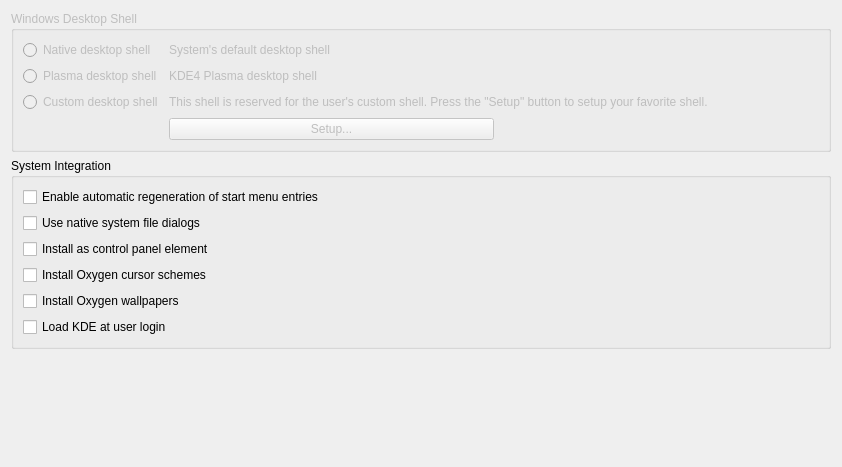
<?xml version="1.0" encoding="UTF-8"?>
<ui version="4.0">
 <class>PlatformThing</class>
 <widget class="QWidget" name="PlatformThing">
  <property name="geometry">
   <rect>
    <x>0</x>
    <y>0</y>
    <width>842</width>
    <height>467</height>
   </rect>
  </property>
  <property name="minimumSize">
   <size>
    <width>0</width>
    <height>0</height>
   </size>
  </property>
  <property name="windowTitle">
   <string>Platform Specific Configuration Module</string>
  </property>
  <layout class="QGridLayout" name="gridLayout">
   <item row="0" column="0">
    <widget class="QGroupBox" name="shellChooser">
     <property name="enabled">
      <bool>false</bool>
     </property>
     <property name="minimumSize">
      <size>
       <width>0</width>
       <height>0</height>
      </size>
     </property>
     <property name="title">
      <string comment="'Windows' means the OS">Windows Desktop Shell</string>
     </property>
     <layout class="QGridLayout" name="gridLayout_2">
      <item row="0" column="0">
       <widget class="QRadioButton" name="optNative">
        <property name="toolTip">
         <string extracomment="tooltip for option in switching Windows Desktop shells">Native Windows Explorer shell</string>
        </property>
        <property name="whatsThis">
         <string extracomment="whatsThis for option in switching Windows Desktop shells">This is the standard Windows Desktop shell. Choose this if you want to return your system to the default desktop.</string>
        </property>
        <property name="text">
         <string extracomment="radio button to choose Windows Desktop shell">Native desktop shell</string>
        </property>
       </widget>
      </item>
      <item row="0" column="1">
       <widget class="QLabel" name="descrNative">
        <property name="text">
         <string>System's default desktop shell</string>
        </property>
       </widget>
      </item>
      <item row="1" column="0">
       <widget class="QRadioButton" name="optPlasma">
        <property name="toolTip">
         <string extracomment="tooltip for option in switching Windows Desktop shells">Use the KDE desktop shell, as it is seen on Linux.</string>
        </property>
        <property name="whatsThis">
         <string extracomment="whatsThis for option in switching Windows Desktop shells">Choose this option if you would like to use the Plasma desktop shell for your Windows system.</string>
        </property>
        <property name="text">
         <string extracomment="radio button to choose Windows Desktop shell">Plasma desktop shell</string>
        </property>
       </widget>
      </item>
      <item row="1" column="1">
       <widget class="QLabel" name="descrPlasma">
        <property name="text">
         <string>KDE4 Plasma desktop shell</string>
        </property>
       </widget>
      </item>
      <item row="2" column="0">
       <widget class="QRadioButton" name="optCustom">
        <property name="toolTip">
         <string extracomment="tooltip for option in switching Windows Desktop shells">Your custom desktop shell</string>
        </property>
        <property name="whatsThis">
         <string extracomment="whatsThis for option in switching Windows Desktop shells">Choose this and press the &lt;i&gt;&quot;Setup...&quot;&lt;/i&gt; button to configure you custom desktop shell. Not recommended for the average user.</string>
        </property>
        <property name="text">
         <string extracomment="radio button to chose Windows Desktop shell">Custom desktop shell</string>
        </property>
       </widget>
      </item>
      <item row="2" column="1">
       <widget class="QLabel" name="descrCustom">
        <property name="text">
         <string>This shell is reserved for the user's custom shell. Press the &quot;Setup&quot; button to setup your favorite shell.</string>
        </property>
       </widget>
      </item>
      <item row="3" column="1">
       <layout class="QHBoxLayout" name="horizontalLayout">
        <item>
         <widget class="QPushButton" name="btnShellSetup">
          <property name="sizePolicy">
           <sizepolicy hsizetype="MinimumExpanding" vsizetype="Fixed">
            <horstretch>0</horstretch>
            <verstretch>0</verstretch>
           </sizepolicy>
          </property>
          <property name="toolTip">
           <string extracomment="tooltip for button to setup custom Desktop shell">Press to setup your custom desktop shell</string>
          </property>
          <property name="whatsThis">
           <string extracomment="whatsThis for button to setup custom Desktop shells">Press this and a configuration dialog will appear to allow you to configure your custom desktop shell.</string>
          </property>
          <property name="text">
           <string>Setup...</string>
          </property>
         </widget>
        </item>
        <item>
         <spacer name="horizontalSpacer">
          <property name="orientation">
           <enum>Qt::Horizontal</enum>
          </property>
          <property name="sizeHint" stdset="0">
           <size>
            <width>40</width>
            <height>20</height>
           </size>
          </property>
         </spacer>
        </item>
       </layout>
      </item>
     </layout>
    </widget>
   </item>
   <item row="1" column="0">
    <widget class="QGroupBox" name="systemIntegration">
     <property name="minimumSize">
      <size>
       <width>0</width>
       <height>0</height>
      </size>
     </property>
     <property name="title">
      <string>System Integration</string>
     </property>
     <layout class="QVBoxLayout" name="verticalLayout">
      <item>
       <widget class="QCheckBox" name="chkDisableMenuGen">
        <property name="enabled">
         <bool>true</bool>
        </property>
        <property name="minimumSize">
         <size>
          <width>0</width>
          <height>0</height>
         </size>
        </property>
        <property name="toolTip">
         <string extracomment="tooltip for checkbox">This will enable automatic regeneration of Windows' Start menu entries for KDE applications</string>
        </property>
        <property name="statusTip">
         <string/>
        </property>
        <property name="whatsThis">
         <string extracomment="whatsThis tooltip">This option defines if Windows' Start menu entries should be regenerated or not. By default start menu entries are regenerated automatically, but you may wish to disable it if you have issues with that.</string>
        </property>
        <property name="text">
         <string extracomment="checkbox caption in System Integration options">Enable automatic regeneration of start menu entries</string>
        </property>
       </widget>
      </item>
      <item>
       <widget class="QCheckBox" name="chkUseNativeDialogs">
        <property name="toolTip">
         <string extracomment="tooltip for checkbox">Use native Windows file dialogs instead of KDE ones</string>
        </property>
        <property name="statusTip">
         <string/>
        </property>
        <property name="whatsThis">
         <string extracomment="whatsThis tooltip">Choose this option to make KDE applications use the standard Windows Open/Save file dialogs, instead of those normally used in KDE.</string>
        </property>
        <property name="text">
         <string extracomment="checkbox caption in System Integration options">Use native system file dialogs</string>
        </property>
       </widget>
      </item>
      <item>
       <widget class="QCheckBox" name="chkInstallCPl">
        <property name="minimumSize">
         <size>
          <width>0</width>
          <height>0</height>
         </size>
        </property>
        <property name="toolTip">
         <string extracomment="tooltip for checkbox">Install System Settings into the Windows Control Panel.</string>
        </property>
        <property name="whatsThis">
         <string extracomment="whatsThis tooltip">This will install the KDE 'System Settings' as an element in the Windows Control Panel.&lt;br&gt;&lt;b&gt;Caution: This option tweaks your Windows registry.&lt;/b&gt;</string>
        </property>
        <property name="text">
         <string extracomment="checkbox caption in System Integration options">Install as control panel element</string>
        </property>
       </widget>
      </item>
      <item>
       <widget class="QCheckBox" name="chkInstallCursors">
        <property name="toolTip">
         <string extracomment="tooltip for checkbox">Install Oxygen cursors as Windows cursor schemes</string>
        </property>
        <property name="whatsThis">
         <string extracomment="whatsThis tooltip">This will install the Oxygen cursors into your system and combine them as a cursor theme.&lt;br&gt;&lt;b&gt;Caution: This option tweaks your Windows registry.&lt;/b&gt;</string>
        </property>
        <property name="text">
         <string extracomment="checkbox caption in System Integration options">Install Oxygen cursor schemes</string>
        </property>
       </widget>
      </item>
      <item>
       <widget class="QCheckBox" name="chkInstallWallpapers">
        <property name="toolTip">
         <string extracomment="tooltip for checkbox">This option installs KDE wallpapers into your &quot;My Pictures&quot; directory</string>
        </property>
        <property name="whatsThis">
         <string extracomment="whatsThis tooltip">This will install KDE wallpapers into the &lt;i&gt;&quot;My Pictures&quot;&lt;/i&gt; directory so they can be used as your Windows wallpaper. If the checkbox is set to half-checked then it means that there are new wallpapers available to update.&lt;br&gt; The wallpaper aspect ratio will be selected according to your current screen resolution.</string>
        </property>
        <property name="text">
         <string extracomment="checkbox caption in System Integration options">Install Oxygen wallpapers</string>
        </property>
       </widget>
      </item>
      <item>
       <widget class="QCheckBox" name="chkStartAtLogin">
        <property name="toolTip">
         <string extracomment="tooltip for checkbox">This will make essential KDE processes run at user login</string>
        </property>
        <property name="whatsThis">
         <string extracomment="whatsThis tooltip">Enabling this option will start essential KDE processes at user login. Normally these processes are started when you first start a KDE application, thereby delaying the actual application launch.&lt;br&gt;It is recommended to enable this option to make your applications launch faster for the first time.&lt;br&gt;&lt;b&gt;Caution: This option tweaks your Windows registry.&lt;/b&gt;</string>
        </property>
        <property name="text">
         <string extracomment="checkbox caption in System Integration options">Load KDE at user login</string>
        </property>
       </widget>
      </item>
     </layout>
    </widget>
   </item>
   <item row="2" column="0">
    <spacer name="verticalSpacer">
     <property name="orientation">
      <enum>Qt::Vertical</enum>
     </property>
     <property name="sizeHint" stdset="0">
      <size>
       <width>20</width>
       <height>167</height>
      </size>
     </property>
    </spacer>
   </item>
  </layout>
 </widget>
 <resources/>
 <connections/>
</ui>
